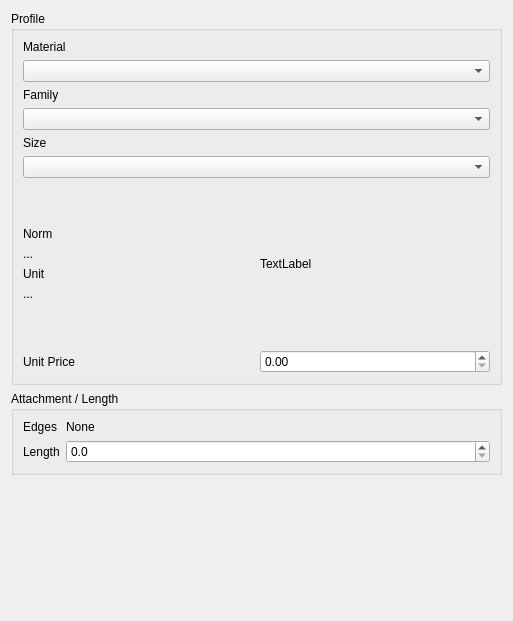
<?xml version="1.0" encoding="UTF-8"?>
<ui version="4.0">
 <class>Dialog</class>
 <widget class="QDialog" name="Dialog">
  <property name="geometry">
   <rect>
    <x>0</x>
    <y>0</y>
    <width>513</width>
    <height>621</height>
   </rect>
  </property>
  <property name="windowTitle">
   <string>Создание профилей</string>
  </property>
  <layout class="QVBoxLayout" name="verticalLayout_3">
   <item>
    <widget class="QGroupBox" name="groupBox">
     <property name="title">
      <string>Profile</string>
     </property>
     <layout class="QVBoxLayout" name="verticalLayout_2">
      <item>
       <widget class="QLabel" name="label_10">
        <property name="text">
         <string>Material</string>
        </property>
       </widget>
      </item>
      <item>
       <widget class="QComboBox" name="combo_material"/>
      </item>
      <item>
       <widget class="QLabel" name="label">
        <property name="text">
         <string>Family</string>
        </property>
       </widget>
      </item>
      <item>
       <widget class="QComboBox" name="combo_family">
        <property name="toolTip">
         <string>Choose profile type</string>
        </property>
       </widget>
      </item>
      <item>
       <widget class="QLabel" name="label_2">
        <property name="font">
         <font>
          <bold>false</bold>
         </font>
        </property>
        <property name="text">
         <string>Size</string>
        </property>
       </widget>
      </item>
      <item>
       <widget class="QComboBox" name="combo_size">
        <property name="toolTip">
         <string>Choose size</string>
        </property>
       </widget>
      </item>
      <item>
       <layout class="QHBoxLayout" name="horizontalLayout">
        <item>
         <layout class="QVBoxLayout" name="verticalLayout">
          <item>
           <spacer name="verticalSpacer_3">
            <property name="orientation">
             <enum>Qt::Orientation::Vertical</enum>
            </property>
            <property name="sizeHint" stdset="0">
             <size>
              <width>20</width>
              <height>40</height>
             </size>
            </property>
           </spacer>
          </item>
          <item>
           <widget class="QLabel" name="label_11">
            <property name="text">
             <string>Norm</string>
            </property>
           </widget>
          </item>
          <item>
           <widget class="QLabel" name="label_norm">
            <property name="text">
             <string>...</string>
            </property>
           </widget>
          </item>
          <item>
           <widget class="QLabel" name="label_13">
            <property name="text">
             <string>Unit</string>
            </property>
           </widget>
          </item>
          <item>
           <widget class="QLabel" name="label_unit">
            <property name="text">
             <string>...</string>
            </property>
           </widget>
          </item>
          <item>
           <spacer name="verticalSpacer_2">
            <property name="orientation">
             <enum>Qt::Orientation::Vertical</enum>
            </property>
            <property name="sizeHint" stdset="0">
             <size>
              <width>20</width>
              <height>40</height>
             </size>
            </property>
           </spacer>
          </item>
         </layout>
        </item>
        <item>
         <widget class="QLabel" name="label_image">
          <property name="minimumSize">
           <size>
            <width>0</width>
            <height>160</height>
           </size>
          </property>
          <property name="text">
           <string>TextLabel</string>
          </property>
         </widget>
        </item>
       </layout>
      </item>
      <item>
       <layout class="QHBoxLayout" name="horizontalLayout_2" stretch="0,0">
        <item>
         <widget class="QLabel" name="label_3">
          <property name="sizePolicy">
           <sizepolicy hsizetype="Minimum" vsizetype="Preferred">
            <horstretch>0</horstretch>
            <verstretch>0</verstretch>
           </sizepolicy>
          </property>
          <property name="text">
           <string>Unit Price</string>
          </property>
         </widget>
        </item>
        <item>
         <widget class="QDoubleSpinBox" name="sb_unitprice"/>
        </item>
       </layout>
      </item>
     </layout>
    </widget>
   </item>
   <item>
    <widget class="QGroupBox" name="groupBox_4">
     <property name="title">
      <string>Attachment / Length</string>
     </property>
     <layout class="QFormLayout" name="formLayout">
      <item row="0" column="0">
       <widget class="QLabel" name="label_14">
        <property name="text">
         <string>Edges</string>
        </property>
       </widget>
      </item>
      <item row="0" column="1">
       <widget class="QLabel" name="label_attach">
        <property name="text">
         <string>None</string>
        </property>
       </widget>
      </item>
      <item row="1" column="0">
       <widget class="QLabel" name="label_5">
        <property name="text">
         <string>Length</string>
        </property>
       </widget>
      </item>
      <item row="1" column="1">
       <widget class="QDoubleSpinBox" name="sb_length">
        <property name="decimals">
         <number>1</number>
        </property>
        <property name="maximum">
         <double>24000.000000000000000</double>
        </property>
       </widget>
      </item>
     </layout>
    </widget>
   </item>
   <item>
    <spacer name="verticalSpacer">
     <property name="orientation">
      <enum>Qt::Orientation::Vertical</enum>
     </property>
     <property name="sizeHint" stdset="0">
      <size>
       <width>20</width>
       <height>40</height>
      </size>
     </property>
    </spacer>
   </item>
  </layout>
 </widget>
 <resources/>
 <connections/>
</ui>
